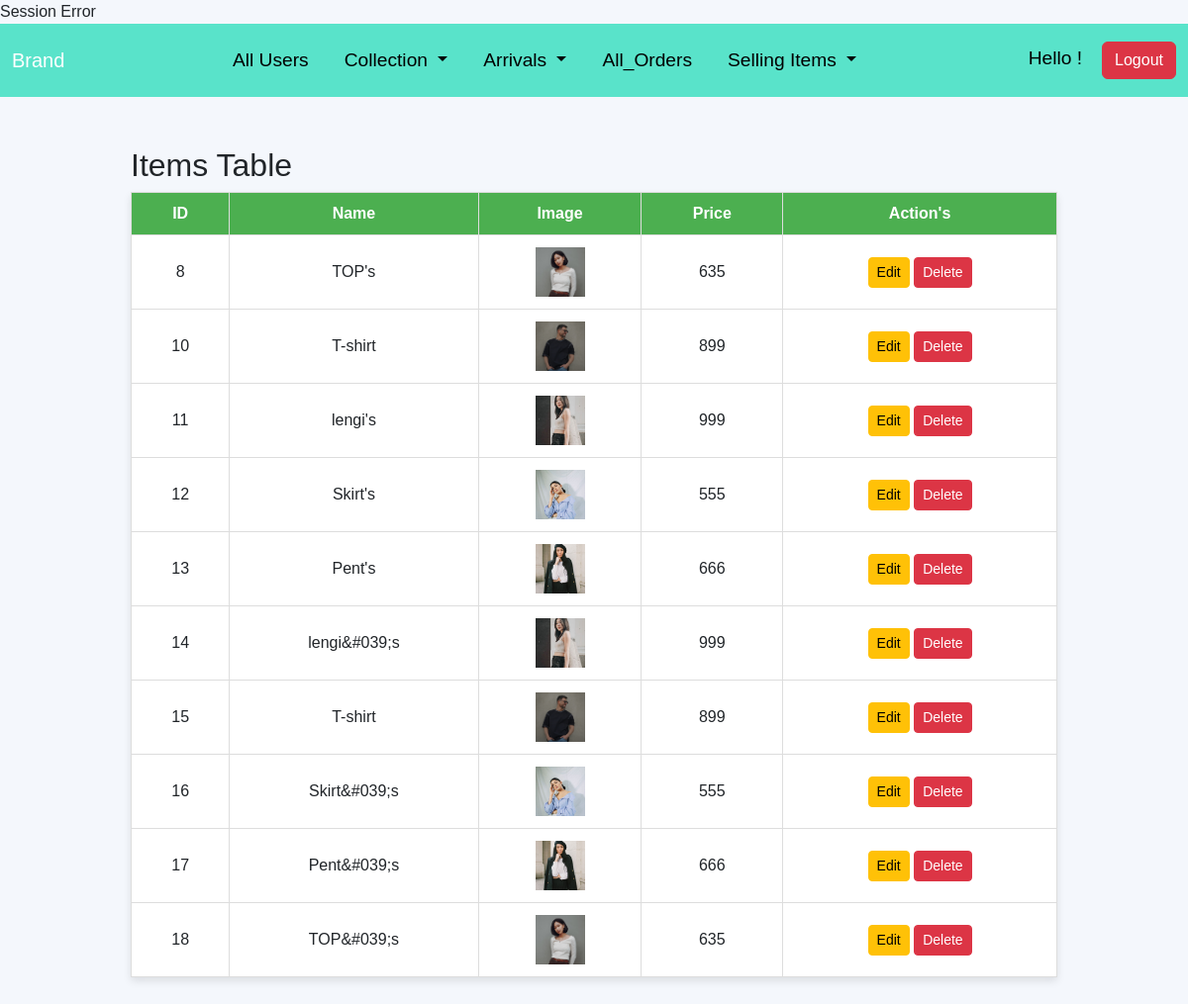
The page /Admin/Selling_items/Show_All_Selling_Itmes.php on the database its author committed.
### tables this page shows
CREATE TABLE `best_selling_items` (
  `id` int(255) NOT NULL,
  `name` varchar(255) NOT NULL,
  `image` text NOT NULL,
  `price` int(255) NOT NULL,
  `user_id` varchar(255) NOT NULL
);

### Admin/Selling_items/Show_All_Selling_Itmes.php (the view, shortened to what this page needs)
<?php
include('../../conn.php');
include('./navbar.php');
$sql = "SELECT * FROM `best_selling_items`";
$result = mysqli_query($conn, $sql);
?>
<!DOCTYPE html>
<html lang="en">
<head>
</head>
<body>
    <div class="container">
        <h2>Items Table</h2>
        <form method="POST" action="<?= htmlspecialchars($_SERVER['PHP_SELF']); ?>">
            <table>
                <thead>
                    <tr>
                        <th>ID</th>
                        <th>Name</th>
                        <th>Image</th>
                        <th>Price</th>
                        <th>Action's</th>
                    </tr>
                </thead>
                <tbody>
                    <?php
                    if (mysqli_num_rows($result) > 0): ?>
                        <?php while ($row = mysqli_fetch_assoc($result)): ?>
                            <tr>
                                <td><?= $row['id']; ?></td>
                                <td><?= htmlspecialchars($row["name"]); ?></td>
                                <td>
                                    <img src="../../../uploads/<?php echo ($row['image']); ?>" alt="" style="width: 50px; height: 50px;">
                                </td>
                                <td><?= htmlspecialchars($row["price"]); ?></td>
                                <td>
                                    <a href="edit__selling_items.php?id=<?= $row['id']; ?>" class="btn btn-sm btn-warning">
                                        <i class="fas fa-edit"></i> Edit
                                    </a>
                                    <a href="delete_selling_items.php?id=<?= $row['id']; ?>" class="btn btn-sm btn-danger">
                                        <i class="fas fa-edit"></i> Delete
                                    </a>
                                </td>
                            </tr>
                        <?php endwhile; ?>
                    <?php else: ?>
                        <tr>
                            <td colspan="6" class="text-center">No users found</td>
                        </tr>
                    <?php endif; ?>
                </tbody>
            </table>
    </div>
</body>
</html>

### Admin/Selling_items/Show_All_Selling_Itmes.php (style rules this page uses)
body { font-family: Arial, sans-serif; margin: 0; padding: 0; background-color: #f4f7fc; }
.container { width: 80%; margin: 50px auto; }
table { width: 100%; border-collapse: collapse; box-shadow: 0 4px 8px rgba(0, 0, 0, 0.1); }
th, td { padding: 12px 15px; text-align: center; border: 1px solid #ddd; }
th { background-color: #4CAF50; color: white; }
td { background-color: #fff; }
img { max-width: 100px; max-height: 100px; object-fit: cover; }

### rows shown on the page
best_selling_items: id "8", name "TOP's", image (picture), price "635"
best_selling_items: id "10", name "T-shirt", image (picture), price "899"
best_selling_items: id "11", name "lengi's", image (picture), price "999"
best_selling_items: id "12", name "Skirt's", image (picture), price "555"
best_selling_items: id "13", name "Pent's", image (picture), price "666"
best_selling_items: id "14", name "lengi&#039;s", image (picture), price "999"
best_selling_items: id "15", name "T-shirt", image (picture), price "899"
best_selling_items: id "16", name "Skirt&#039;s", image (picture), price "555"
best_selling_items: id "17", name "Pent&#039;s", image (picture), price "666"
best_selling_items: id "18", name "TOP&#039;s", image (picture), price "635"
